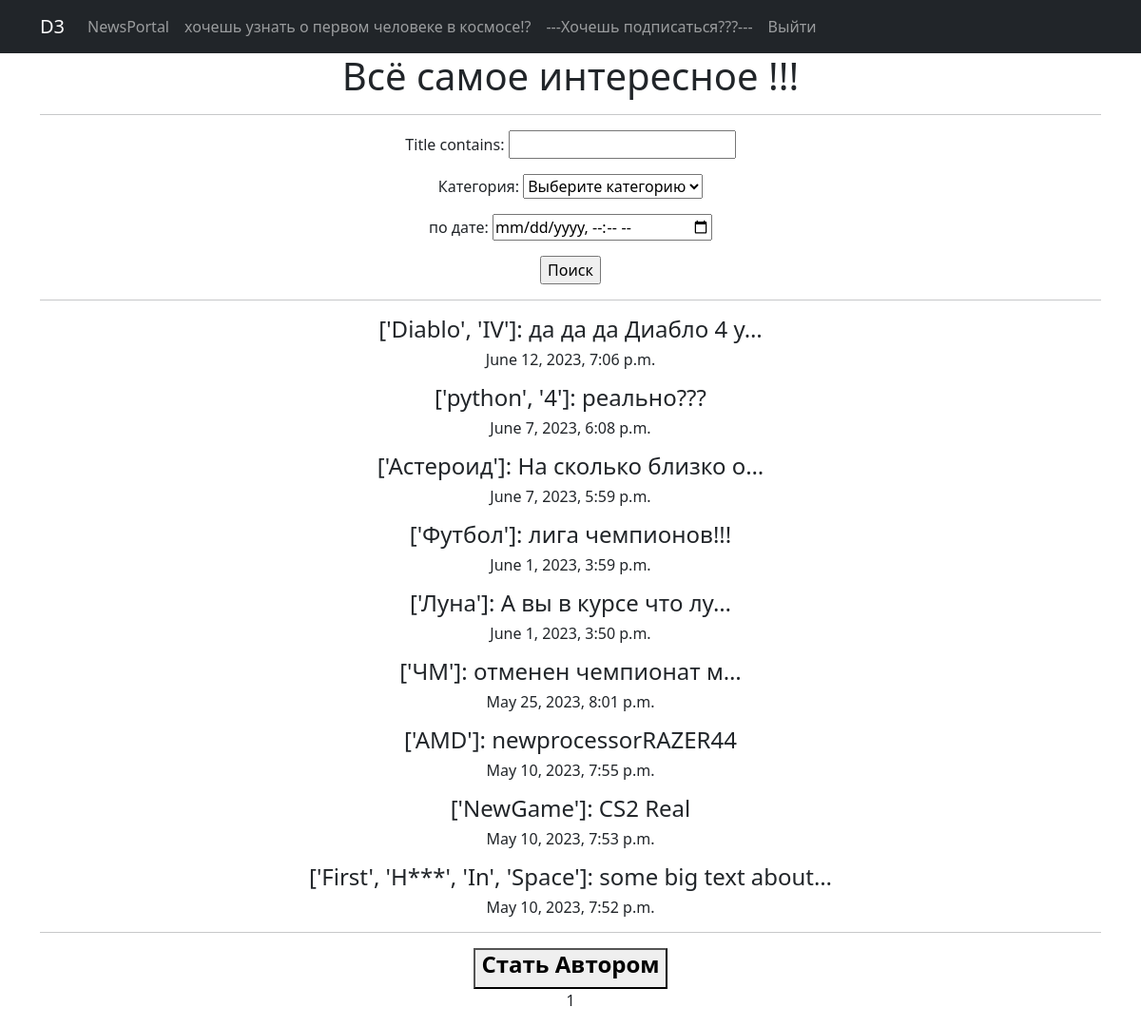
The app's page /NEWS/ with its own data.
### News/models.py (models this page shows, shortened)
class Post(models.Model):
    author = models.ForeignKey(Author, on_delete=models.CASCADE)
    News = 'NW'
    ARTICLE = 'AR'
    CATEGORY_CHOICES = (
        (News, 'Новость'),
        (ARTICLE, 'Статья')
    )
    categoryType = models.CharField(max_length=2, choices=CATEGORY_CHOICES, default=ARTICLE)
    dateCreation = models.DateTimeField(auto_now_add=True,)
    postCategory = models.ManyToManyField(Category, through='PostCategory')
    title = models.CharField(max_length=128)
    text = models.TextField()
    rating = models.SmallIntegerField(default=0)

### News/views.py (the view)
# urls.py: path("", PostList.as_view(), name='post_list'),
class PostList(ListView):
    model = Post
    ordering = '-dateCreation'
    template_name = 'NEWS.html'
    context_object_name = 'news'
    paginate_by = 10
    def get_queryset(self):
        queryset = super().get_queryset()
        self.filterset = PostFilter(self.request.GET, queryset)
        return self.filterset.qs
    def get_context_data(self, **kwargs):
        context = super().get_context_data(**kwargs)
        context['is_author'] = self.request.user.groups.filter(name='authors').exists()
        context['filterset'] = self.filterset
        return context

### News/models.py (called while the page is built)
    def __str__(self):
        return self.name.title()

### News/templatetags/censor_filter.py (called while the page is built)
@register.filter()
def censor(text):
    list = text.split()
    censor_list = []
    for word in list:
        if word in bad_words:
            censor_word = word[0] + "***"
            censor_list.append(word.replace(word, censor_word))
        else:
            censor_list.append(word)
    return censor_list

### templates/NEWS.html (shortened to what this page needs)
{% extends 'flatpages/default.html' %}
{% load censor_filter %}
{% block content %}
<h1>Всё самое интересное !!!</h1>
<hr>
<form action="" method="get">
    {{ filterset.form.as_p }}
    <input type="submit" value="Поиск">
</form>
<hr>
{% for x in news %}
<p><h4>{{ x.title|censor }}: {{ x.text|truncatechars:20 }}</h4>   <h6>{{ x.dateCreation }}</h6></p>
{% endfor %}
<hr>
{% if not is_author %}
<button>
    <a class="nav-link" href="{% url 'acc_upgrade' %}">
        <h4><strong>Стать Автором</strong></h4>
    </a>
</button>
{% endif %}
<p>
{{ page_obj.number }}
</p>
{% endblock content %}

### records on screen
Post: title|censor "['Diablo', 'IV']", text "да да да Диабло 4 у…", dateCreation "June 12, 2023, 7:06 p.m."
Post: title|censor "['python', '4']", text "реально???", dateCreation "June 7, 2023, 6:08 p.m."
Post: title|censor "['Астероид']", text "На сколько близко о…", dateCreation "June 7, 2023, 5:59 p.m."
Post: title|censor "['Футбол']", text "лига чемпионов!!!", dateCreation "June 1, 2023, 3:59 p.m."
Post: title|censor "['Луна']", text "А вы в курсе что лу…", dateCreation "June 1, 2023, 3:50 p.m."
Post: title|censor "['ЧМ']", text "отменен чемпионат м…", dateCreation "May 25, 2023, 8:01 p.m."
Post: title|censor "['AMD']", text "newprocessorRAZER44", dateCreation "May 10, 2023, 7:55 p.m."
Post: title|censor "['NewGame']", text "CS2 Real", dateCreation "May 10, 2023, 7:53 p.m."
Post: title|censor "['First', 'H***', 'In', 'Space']", text "some big text about…", dateCreation "May 10, 2023, 7:52 p.m."

### other values on screen
{{ page_obj.number }} "1"
